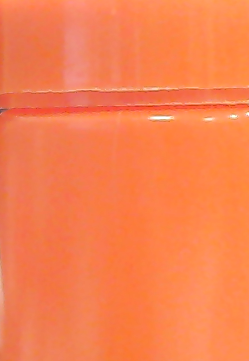
#> input picture tools_box/hsv_picker/bill bottle.png, 249 x 361 px
$ python hsv_picker.py
#> lines starting #> are read from the running program, lines starting #| are printed output that depends on the picture; after the words box and inside, x2 and y2 are one past the last pixel; in counts of white or black regions, pixels touching at a corner belong together; long printed decimals are rounded
import cv2 as cv
import numpy as np

# Read source image
source_img = cv.imread("bill bottle.png")
#> source_img is the input picture: shape (361, 249, 3); mean B, G, R 78.3, 127.9, 248.1
# Read target image
target_img = cv.imread("bill bottle.png")

# Convert to HSV colorspace
source_hsv = cv.cvtColor(source_img, cv.COLOR_BGR2HSV)
#> source_hsv: shape (361, 249, 3); mean H, S, V 8.7, 174.4, 248.1

# Convert target image to HSV colorspace
target_hsv = cv.cvtColor(target_img, cv.COLOR_BGR2HSV)

# Get average values of each channel
h_mean = np.mean(target_hsv[:, :, 0])
#> h_mean = 8.71
s_mean = np.mean(target_hsv[:, :, 1])
#> s_mean = 174.4
v_mean = np.mean(target_hsv[:, :, 2])
#> v_mean = 248.1

# Define lower and upper bounds for color
lower_blue = np.array([h_mean - 10, s_mean - 50, v_mean - 50])
#> lower_blue = [-1.29, 124.4, 198.1]
upper_blue = np.array([h_mean + 10, s_mean + 50, v_mean + 50])
#> upper_blue = [18.71, 224.4, 298.1]
lower_blue = np.maximum(lower_blue, 0)
#> lower_blue = [0, 124.4, 198.1]
upper_blue = np.maximum(upper_blue, 0)
lower_blue = np.minimum(lower_blue, [179, 255, 255])
upper_blue = np.minimum(upper_blue, [179, 255, 255])
#> upper_blue = [18.71, 224.4, 255]
print("When the 'Mask' shows almost 'white' pixels, it means that the color can be detected.")
print("Lower Color: {}, Upper Color: {}".format(lower_blue, upper_blue))
#| Lower Color: [  0.         124.432 198.065], Upper Color: [ 18.713 224.432 255.        ]

# Apply inRange() function
mask = cv.inRange(source_hsv, lower_blue, upper_blue)
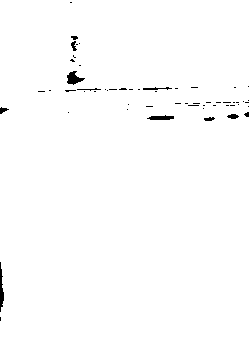
#> mask: shape (361, 249); 99.1% white; 57 black regions (47 under 20 px)

# Find contours on mask image
contours, _ = cv.findContours(mask, cv.RETR_EXTERNAL, cv.CHAIN_APPROX_SIMPLE)
#> contours = 1 contour; box (x1, y1, x2, y2) and area: (0, 0, 249, 361) 89089

# Draw bounding rectangles for each contour
for cnt in contours:
    x, y, w, h = cv.boundingRect(cnt)
    cv.rectangle(mask, (x, y), (x + w, y + h), (255, 255, 255), 1)
#> this loop made 1 pass
#> mask: shape (361, 249); 99.2% white; 56 black regions (46 under 20 px), largest, box (x1, y1, x2, y2) and area: (67, 71, 85, 85) 135, (147, 115, 174, 120) 96, (1, 269, 4, 307) 67

# Display mask image
cv.imshow("Mask", mask)
cv.waitKey(0)
cv.destroyAllWindows()
